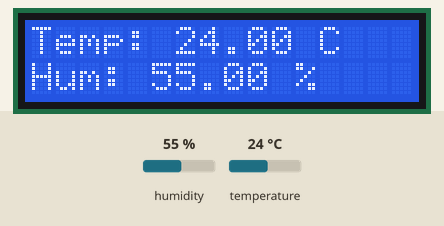
A sketch run on a simulated Arduino Uno, built with avr-gcc and run on an emulated ATmega328P. Shown: 16×2 character LCD. The test bench sets the inputs (shaded band); at power-on: humidity 55 %, temperature 24 °C.

Above: at 3.2 s.
3.3 s: humidity set to 22 %
At 5.5 s:
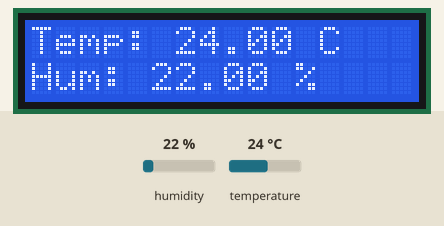
6.0 s: temperature set to 12 °C
At 6.6 s:
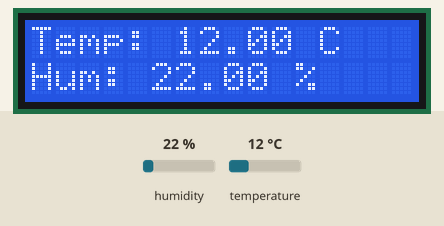
8.7 s: humidity set to 40 %
At 11.3 s:
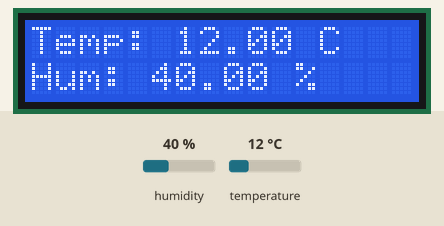
11.8 s: temperature set to 19 °C
At 13.6 s:
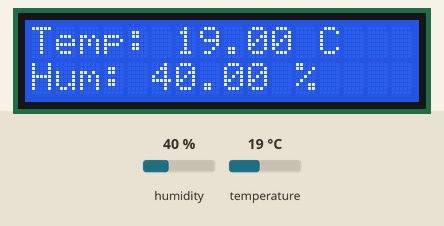
Timing chart, 0 to 15.1 s (numbered marks = the images above; inputs shaded):
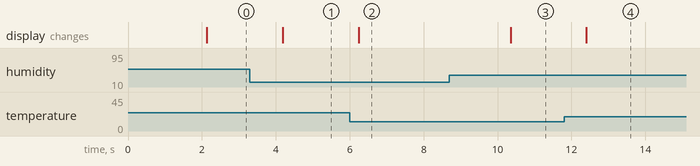

Measured:
- after the input at 3.3 s, the display: changes after 0.89 s (image 1)
- after the input at 6.0 s, the display: changes after 0.24 s (image 2)
- after the input at 8.7 s, the display: changes after 1.7 s (image 3)
- after the input at 11.8 s, the display: changes after 0.61 s (image 4)

The sketch:

sketch_mar2a.ino
```cpp
#include <Wire.h>
#include <LiquidCrystal_I2C.h>
#include <DHT.h>

// ----- DHT Setup -----
#define DHTPIN 2        // DHT11 connected to pin 2
#define DHTTYPE DHT11   // Define sensor type

DHT dht(DHTPIN, DHTTYPE);

// ----- LCD Setup -----
// Common I2C address is 0x27 or 0x3F
LiquidCrystal_I2C lcd(0x27, 16, 2);

void setup() {
  lcd.init();
  lcd.backlight();

  dht.begin();

  lcd.setCursor(0, 0);
  lcd.print("Initializing...");
  delay(2000);
  lcd.clear();
}

void loop() {
  float humidity = dht.readHumidity();
  float temperature = dht.readTemperature();

  if (isnan(humidity) || isnan(temperature)) {
    lcd.setCursor(0, 0);
    lcd.print("Sensor Error   ");
    return;
  }

  lcd.setCursor(0, 0);
  lcd.print("Temp: ");
  lcd.print(temperature);
  lcd.print(" C   ");

  lcd.setCursor(0, 1);
  lcd.print("Hum: ");
  lcd.print(humidity);
  lcd.print(" %   ");

  delay(2000);
}
```
